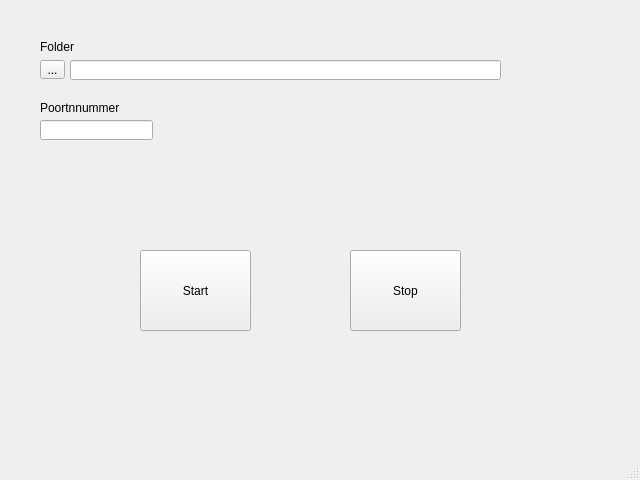
<?xml version="1.0" encoding="UTF-8"?>
<ui version="4.0">
 <class>MainWindow</class>
 <widget class="QMainWindow" name="MainWindow">
  <property name="geometry">
   <rect>
    <x>0</x>
    <y>0</y>
    <width>640</width>
    <height>480</height>
   </rect>
  </property>
  <property name="windowTitle">
   <string>MainWindow</string>
  </property>
  <widget class="QWidget" name="centralwidget">
   <widget class="QPushButton" name="pushButton">
    <property name="geometry">
     <rect>
      <x>140</x>
      <y>250</y>
      <width>111</width>
      <height>81</height>
     </rect>
    </property>
    <property name="text">
     <string>Start</string>
    </property>
   </widget>
   <widget class="QPushButton" name="pushButton_2">
    <property name="geometry">
     <rect>
      <x>350</x>
      <y>250</y>
      <width>111</width>
      <height>81</height>
     </rect>
    </property>
    <property name="text">
     <string>Stop</string>
    </property>
   </widget>
   <widget class="QLabel" name="label">
    <property name="geometry">
     <rect>
      <x>40</x>
      <y>40</y>
      <width>47</width>
      <height>13</height>
     </rect>
    </property>
    <property name="text">
     <string>Folder</string>
    </property>
   </widget>
   <widget class="QLineEdit" name="lineEdit">
    <property name="geometry">
     <rect>
      <x>70</x>
      <y>60</y>
      <width>431</width>
      <height>20</height>
     </rect>
    </property>
   </widget>
   <widget class="QToolButton" name="toolButton">
    <property name="geometry">
     <rect>
      <x>40</x>
      <y>60</y>
      <width>25</width>
      <height>19</height>
     </rect>
    </property>
    <property name="text">
     <string>...</string>
    </property>
   </widget>
   <widget class="QLabel" name="label_2">
    <property name="geometry">
     <rect>
      <x>40</x>
      <y>100</y>
      <width>81</width>
      <height>16</height>
     </rect>
    </property>
    <property name="text">
     <string>Poortnnummer</string>
    </property>
   </widget>
   <widget class="QLineEdit" name="lineEdit_2">
    <property name="geometry">
     <rect>
      <x>40</x>
      <y>120</y>
      <width>113</width>
      <height>20</height>
     </rect>
    </property>
   </widget>
  </widget>
  <widget class="QMenuBar" name="menubar">
   <property name="geometry">
    <rect>
     <x>0</x>
     <y>0</y>
     <width>640</width>
     <height>21</height>
    </rect>
   </property>
  </widget>
  <widget class="QStatusBar" name="statusbar"/>
 </widget>
 <resources/>
 <connections/>
</ui>
